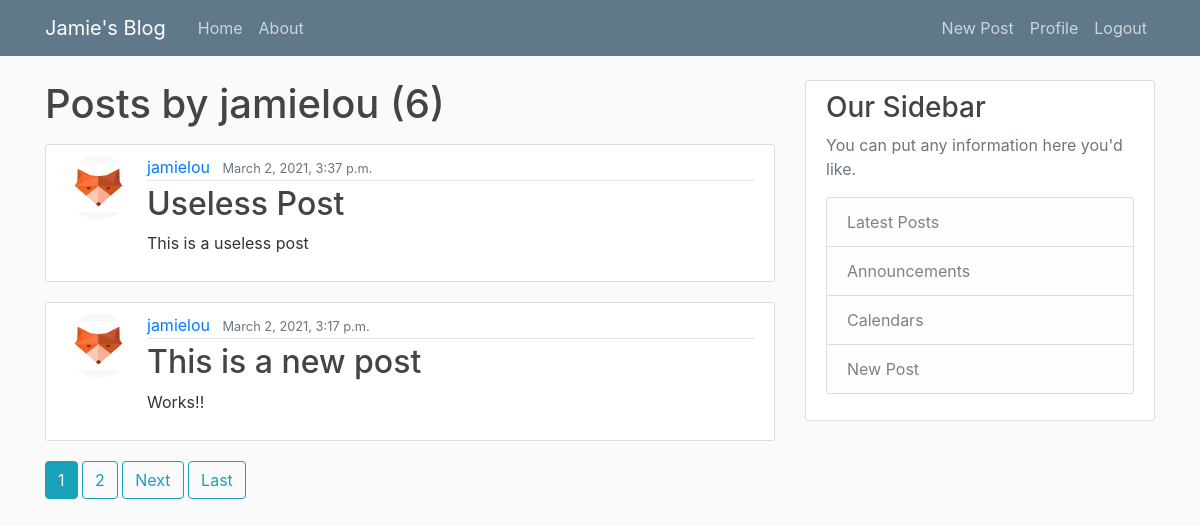
The app's page /user/jamielou (signed in) with its own data.
### blog/models.py (models this page shows, shortened)
class Post(models.Model):
    title = models.CharField(max_length = 100)
    body = models.TextField()
    date_posted = models.DateTimeField(default = timezone.now)
    author = models.ForeignKey(User, on_delete=models.CASCADE)

### user/models.py (models this page shows, shortened)
class Profile(models.Model):
    user = models.OneToOneField(User, on_delete=models.CASCADE)
    image = models.ImageField(default='default.jpg', upload_to='profile_pics')

### blog/views.py (the view)
# urls.py: path('user/<str:username>',views.UserPostListView.as_view(), name='user-posts')
class UserPostListView(ListView):
    model = Post
    template_name = 'blog/user_posts.html' # <app>/<model>_<viewtype>.html e.g blog/post_list.html
    context_object_name = 'posts'
    paginate_by = 2
    def get_queryset(self):
        user = get_object_or_404(User, username=self.kwargs.get('username'))
        return Post.objects.filter(author=user).order_by('-date_posted')

### blog/templates/blog/user_posts.html (shortened to what this page needs)
{% extends "blog/base.html" %}
{% block content %}
<h1 class="mb-3">Posts by {{ view.kwargs.username }} ({{ page_obj.paginator.count }})</h1>
{% for post in posts %}
<article class="media content-section">
    <img class="rounded-circle article-img" src="{{ post.author.profile.image.url }}"></img>
    <div class="media-body">
        <div class="article-metadata">
            <a class="mr-2" href="{% url 'user-posts' post.author.username %}">{{ post.author }}</a>
            <small class="text-muted">{{ post.date_posted }}</small>
        </div>
        <h2><a class="article-title" href="{% url 'post-detail' post.id %}">{{ post.title }}</a></h2>
        <p class="article-content">{{ post.body }}</p>
    </div>
</article>
{% endfor %}
{% if is_paginated %}
    {% for num in page_obj.paginator.page_range %}
        {% if page_obj.number == num %}
        <a class="btn btn-info mb-4" href="?page={{ num }}">{{ num }}</a>
        {% elif num > page_obj.number|add:'-2' and num < page_obj.number|add:'2' %}
        <a class="btn btn-outline-info mb-4" href="?page={{ num }}">{{ num }}</a>
        {% endif %}
    {% endfor %}
    {% if page_obj.has_next %}
    <a class="btn btn-outline-info mb-4" href="?page={{ page_obj.next_page_number}}">Next</a>
    <a class="btn btn-outline-info mb-4" href="?page={{ page_obj.paginator.num_pages}}">Last</a>
    {% endif %}
{% endif %}
{% endblock content %}

### blog/static/blog/main.css (style rules this page uses)
body { background: #fafafa; color: #333333; margin-top: 5rem; }
h1, h2, h3, h4, h5, h6 { color: #444444; }
.content-section { background: #ffffff; padding: 10px 20px; border: 1px solid #dddddd; border-radius: 3px; margin-bottom: 20px; }
.article-title { color: #444444; }
.article-content { white-space: pre-line; }
.article-img { height: 65px; width: 65px; margin-right: 16px; }
.article-metadata { padding-bottom: 1px; margin-bottom: 4px; border-bottom: 1px solid #e3e3e3 }

### records on screen
Post: author.profile.image (picture), author "jamielou", date_posted "March 2, 2021, 3:37 p.m.", title "Useless Post", body "This is a useless post"
Post: author.profile.image (picture), author "jamielou", date_posted "March 2, 2021, 3:17 p.m.", title "This is a new post", body "Works!!"

### other values on screen
{{ view.kwargs.username }} "jamielou"
{{ page_obj.paginator.count }} "6"
{{ num }} "1"
{{ num }} "2"
